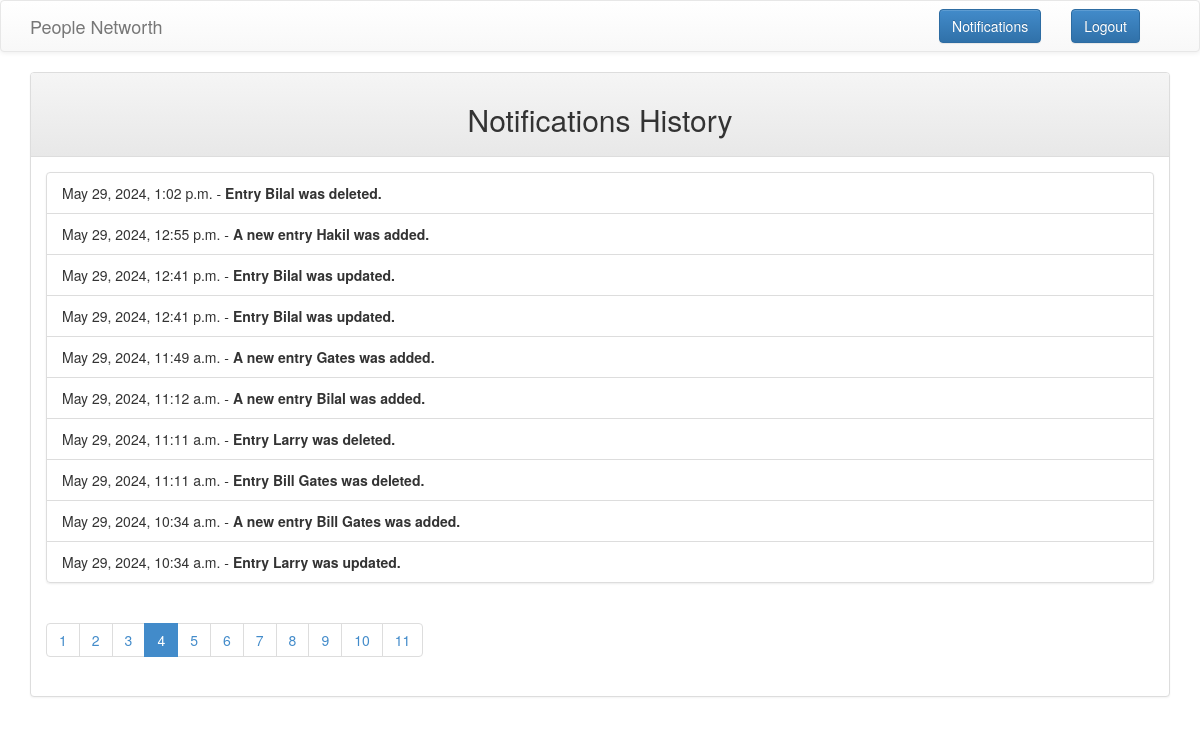
Page /home/notifications/?page=4 (signed in) on the committed database.
### crudApp/models.py (models this page shows, shortened)
class Notification(models.Model):
    message = models.TextField()
    timestamp = models.DateTimeField(auto_now_add=True)

### crudApp/middlewares.py (the view)
  def wrapped_view(request, *args, **kwargs):
    if request.user.is_authenticated == False:
      return redirect('login')
    return view_function(request, *args, **kwargs)

### crudApp/context_processors.py (called while the page is built)
def latest_notification(request):
    latest_notification = Notification.objects.all().order_by('-timestamp').first()
    return {
        'latest_notification': latest_notification
    }

### crudApp/views.py (called while the page is built)
@auth
def notifications_view(request):
    notifications = Notification.objects.all().order_by('-timestamp')
    page_number = request.GET.get('page', 1)
    paginator = Paginator(notifications, 10)
    try:
        page_obj = paginator.page(page_number)
    except PageNotAnInteger:
        page_obj = paginator.page(1)
    except EmptyPage:
        page_obj = paginator.page(paginator.num_pages)
    return render(request, 'crudApp/notifications.html', {'page_obj': page_obj})

### crudApp/templates/crudApp/notifications.html (shortened to what this page needs)
<!DOCTYPE html>
<html>
  <head>
    {% load static %}
    <link href="{% static 'css/bootstrap.min.css' %}" rel="stylesheet" />
    <link href="{% static 'css/bootstrap-theme.min.css' %}" rel="stylesheet" />
    <link href="{% static 'css/style.css' %}" rel="stylesheet" />
  </head>
  <body>
       <nav class="navbar navbar-default" role="navigation">
        <div class="container">
          <div class="navbar-header">
            <a class="navbar-brand" href="{% url 'home' %}">People Networth</a>
          </div>
          <div class="collapse navbar-collapse navbar-ex1-collapse">
            <form method="post" class="navbar-form navbar-right" action="{% url 'logout' %}">
              <button type="submit" class="btn btn-primary btn">Logout</button>
            </form>
            <form method="post" class="navbar-form navbar-right" action="{% url 'notifications' %}">
              <button type="submit" class="btn btn-primary btn">Notifications</button>
            </form>
          </div>
        </div>
      </nav>
    <div class="container">
      <div class="panel panel-default">
        <div class="panel-heading">
          <h2 class="text-center">Notifications History</h2>
        </div>
        <div class="panel-body">
          <ul class="list-group list-group-flush">
            {% for notification in page_obj %}
            <li class="list-group-item">
              {{ notification.timestamp }} -
              <strong>{{ notification.message }}</strong>
            </li>
            {% endfor %}
          </ul>
          {% if page_obj.has_other_pages %}
          <ul class="pagination ">
            {% for i in page_obj.paginator.page_range %}
            {% if page_obj.number == i %}
            <li class="page-item active">
              <span>{{ i }} <span class="sr-only">(current)</span></span>
            </li>
            {% else %}
            <li class="page-item">
              <a class="page-link" href="?page={{ i }}">{{ i }}</a>
            </li>
            {% endif %} {% endfor %}
          </ul>
          {% endif %}
        </div>
      </div>
    </div>
  </body>
</html>

### crudApp/static/css/style.css (style rules this page uses)
* { padding: 0; margin: 0; box-sizing: border-box; }

### rows in the picture
Notification: timestamp "May 29, 2024, 1:02 p.m.", message "Entry Bilal was deleted."
Notification: timestamp "May 29, 2024, 12:55 p.m.", message "A new entry Hakil was added."
Notification: timestamp "May 29, 2024, 12:41 p.m.", message "Entry Bilal was updated."
Notification: timestamp "May 29, 2024, 12:41 p.m.", message "Entry Bilal was updated."
Notification: timestamp "May 29, 2024, 11:49 a.m.", message "A new entry Gates was added."
Notification: timestamp "May 29, 2024, 11:12 a.m.", message "A new entry Bilal was added."
Notification: timestamp "May 29, 2024, 11:11 a.m.", message "Entry Larry was deleted."
Notification: timestamp "May 29, 2024, 11:11 a.m.", message "Entry Bill Gates was deleted."
Notification: timestamp "May 29, 2024, 10:34 a.m.", message "A new entry Bill Gates was added."
Notification: timestamp "May 29, 2024, 10:34 a.m.", message "Entry Larry was updated."

### other values in the picture
{{ i }} "1" "2" "3" "5" "6" "7" "8" "9" "10" "11"
{{ i }} "4"
